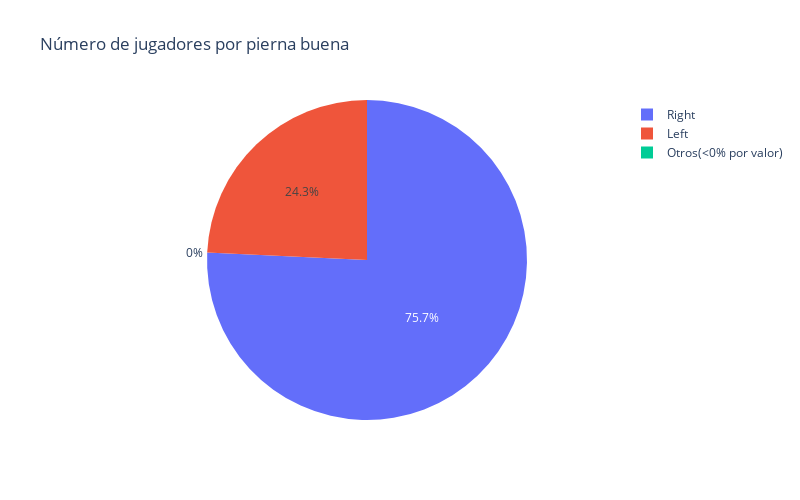

Here is the notebook cell this chart was saved with:
### Code cell
plot_pie_count(df, 'Preferred Foot', percent_limit=0, title = 'Número de jugadores por pierna buena')

### Figure 1 — Plotly figure (JSON) as saved in the notebook; plotly's stock layout.template omitted (floating-point values rounded to 4 significant figures)
{"data": [{"labels": ["Right", "Left", "Otros(<0% por valor)"], "type": "pie", "values": [13951, 4469, 0]}], "layout": {"height": 500, "title": {"text": "Número de jugadores por pierna buena"}, "width": 800}}
